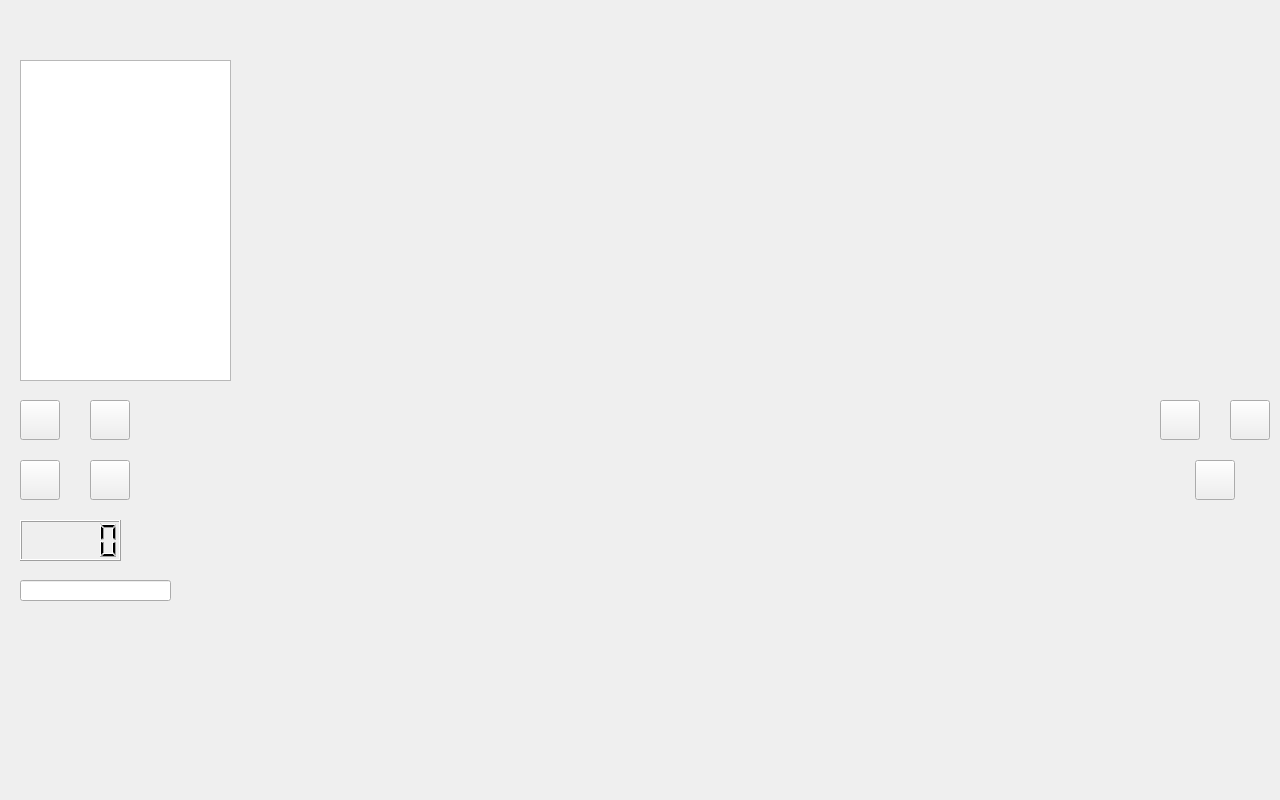
<?xml version="1.0" encoding="UTF-8"?>
<ui version="4.0">
 <class>MainWindow</class>
 <widget class="QMainWindow" name="MainWindow">
  <property name="geometry">
   <rect>
    <x>0</x>
    <y>0</y>
    <width>1280</width>
    <height>800</height>
   </rect>
  </property>
  <property name="windowTitle">
   <string>MainWindow</string>
  </property>
  <widget class="QWidget" name="centralwidget">
   <property name="minimumSize">
    <size>
     <width>0</width>
     <height>800</height>
    </size>
   </property>
   <property name="styleSheet">
    <string notr="true">#pushButton_3{
border-image: url(:/prefix1/snapshot.png);
}
#pushButton{
border-image: url(:/prefix1/Record.png);
}
#pushButton_2{
border-image: url(:/prefix1/closeRecord.png);
}
#pushButton_5{
border-image: url(:/prefix1/setting.png);
}
#pushButton_4{
border-image: url(:/prefix1/dianyuan.png);
}

#pushButton_3:pressed{
border-image: url(:/prefix1/snapshot1.png);
}
#pushButton:pressed{
border-image: url(:/prefix1/Record1.png);
}
#pushButton_2:pressed{
border-image: url(:/prefix1/closeRecord1.png);
}
#pushButton_5:pressed{
border-image: url(:/prefix1/setting1.png);
}
#pushButton_4:pressed{
border-image: url(:/prefix1/dianyuan1.png);
}
#PlayerBtn{
border-image: url(:/prefix1/player.png);
}
#PlayerBtn:pressed{
border-image: url(:/prefix1/player1.png);
}
#pushButton_6{
border-image: url(:/prefix1/small.png);
}
#pushButton_6:pressed{
border-image: url(:/prefix1/small1.png);
}
#centralwidget{
border-image:url(:/prefix1/border.png);
}</string>
   </property>
   <widget class="QWidget" name="widget" native="true">
    <property name="geometry">
     <rect>
      <x>150</x>
      <y>0</y>
      <width>1000</width>
      <height>780</height>
     </rect>
    </property>
   </widget>
   <widget class="QPushButton" name="pushButton">
    <property name="geometry">
     <rect>
      <x>20</x>
      <y>460</y>
      <width>40</width>
      <height>40</height>
     </rect>
    </property>
    <property name="text">
     <string/>
    </property>
   </widget>
   <widget class="QPushButton" name="pushButton_2">
    <property name="geometry">
     <rect>
      <x>90</x>
      <y>460</y>
      <width>40</width>
      <height>40</height>
     </rect>
    </property>
    <property name="text">
     <string/>
    </property>
   </widget>
   <widget class="QPushButton" name="pushButton_3">
    <property name="geometry">
     <rect>
      <x>90</x>
      <y>400</y>
      <width>40</width>
      <height>40</height>
     </rect>
    </property>
    <property name="text">
     <string/>
    </property>
   </widget>
   <widget class="QPushButton" name="pushButton_4">
    <property name="geometry">
     <rect>
      <x>1195</x>
      <y>460</y>
      <width>40</width>
      <height>40</height>
     </rect>
    </property>
    <property name="text">
     <string/>
    </property>
   </widget>
   <widget class="QPushButton" name="pushButton_5">
    <property name="geometry">
     <rect>
      <x>1230</x>
      <y>400</y>
      <width>40</width>
      <height>40</height>
     </rect>
    </property>
    <property name="text">
     <string/>
    </property>
   </widget>
   <widget class="QLCDNumber" name="lcdNumber">
    <property name="geometry">
     <rect>
      <x>20</x>
      <y>520</y>
      <width>101</width>
      <height>41</height>
     </rect>
    </property>
   </widget>
   <widget class="QPushButton" name="PlayerBtn">
    <property name="geometry">
     <rect>
      <x>20</x>
      <y>400</y>
      <width>40</width>
      <height>40</height>
     </rect>
    </property>
    <property name="text">
     <string/>
    </property>
   </widget>
   <widget class="QPushButton" name="pushButton_6">
    <property name="geometry">
     <rect>
      <x>1160</x>
      <y>400</y>
      <width>40</width>
      <height>40</height>
     </rect>
    </property>
    <property name="text">
     <string/>
    </property>
   </widget>
   <widget class="QLineEdit" name="lineEdit">
    <property name="geometry">
     <rect>
      <x>20</x>
      <y>580</y>
      <width>151</width>
      <height>21</height>
     </rect>
    </property>
   </widget>
   <widget class="QTextEdit" name="textEdit">
    <property name="geometry">
     <rect>
      <x>20</x>
      <y>60</y>
      <width>211</width>
      <height>321</height>
     </rect>
    </property>
   </widget>
  </widget>
 </widget>
 <resources/>
 <connections/>
</ui>
